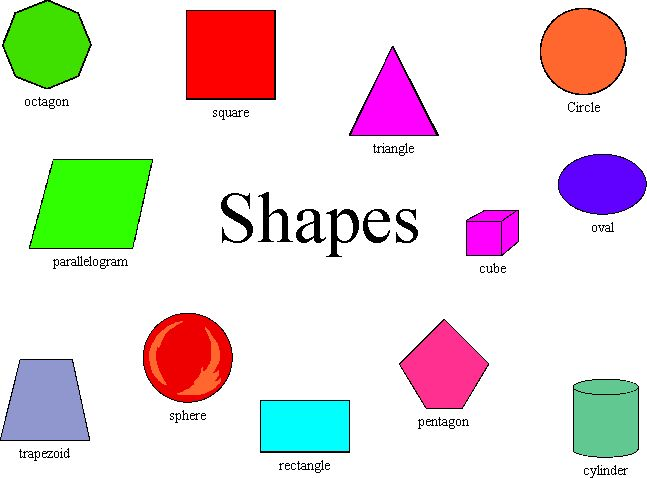
#> input picture part 2 prg-2/maths shapes.png, 647 x 478 px, found by its file name
$ python 'set 2 prg 1.py'
#> lines starting #> are read from the running program, lines starting #| are printed output that depends on the picture
# flip_image.py

import cv2

# Read the image
img = cv2.imread("maths shapes.png")
#> img is the input picture: shape (478, 647, 3); mean B, G, R 217, 219.8, 227.9

if img is None:
    print("Image not found!")
    exit()

# Flip codes:
# 0 = vertical flip
# 1 = horizontal flip
# -1 = both vertical + horizontal

flip_vertical = cv2.flip(img, 0)
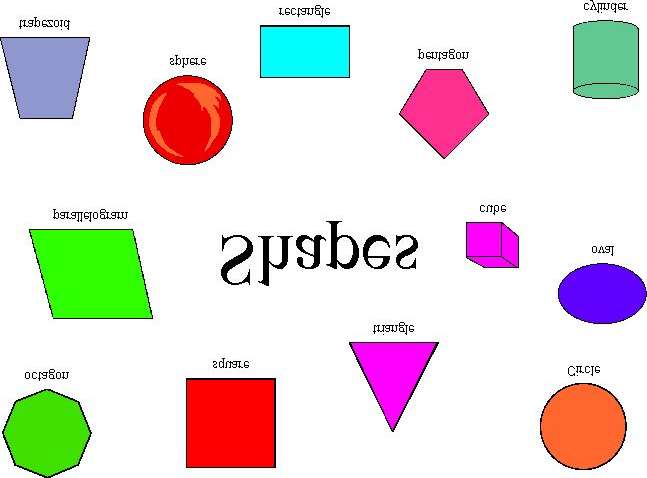
#> flip_vertical: shape (478, 647, 3); mean B, G, R 217, 219.8, 227.9
flip_horizontal = cv2.flip(img, 1)
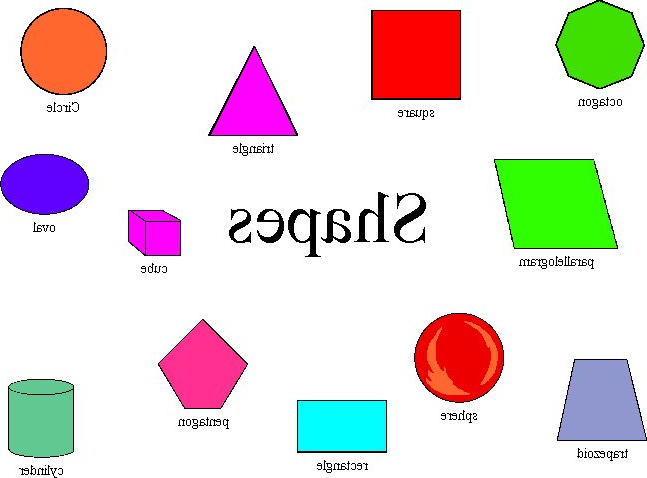
#> flip_horizontal: shape (478, 647, 3); mean B, G, R 217, 219.8, 227.9
flip_both = cv2.flip(img, -1)
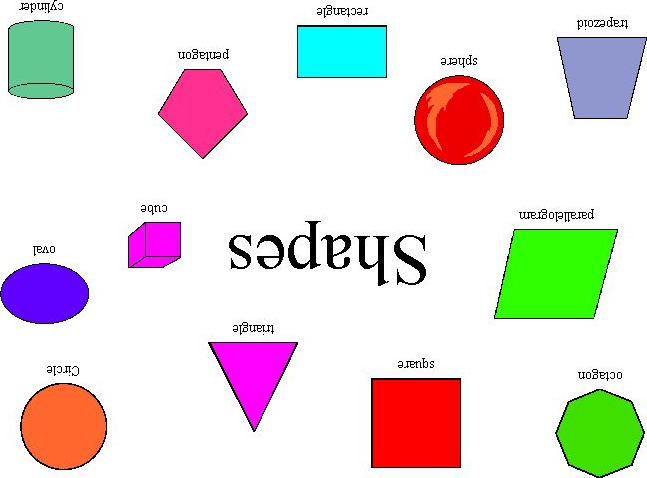
#> flip_both: shape (478, 647, 3); mean B, G, R 217, 219.8, 227.9

# Display images
cv2.imshow("Original", img)
cv2.imshow("Vertical Flip", flip_vertical)
cv2.imshow("Horizontal Flip", flip_horizontal)
cv2.imshow("Both Flip", flip_both)

cv2.waitKey(0)
cv2.destroyAllWindows()
